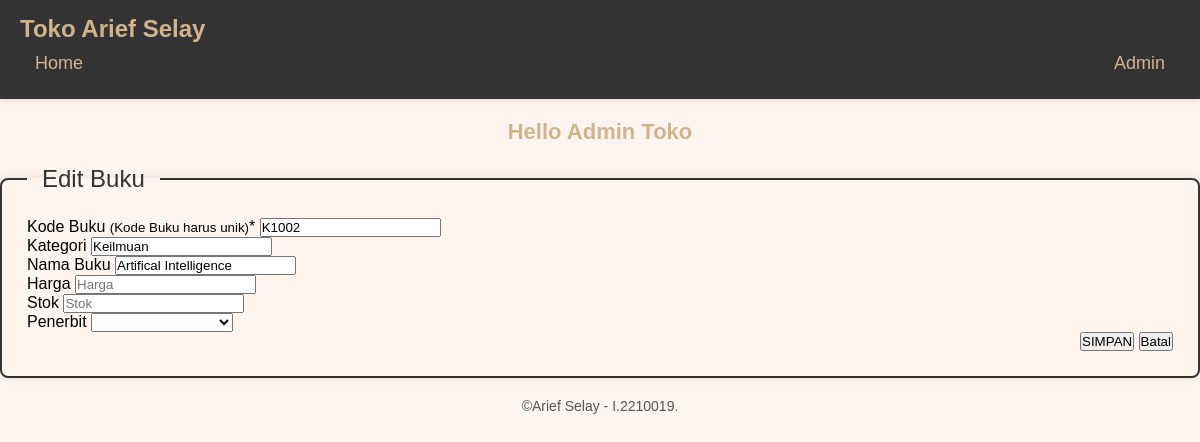
Page /form/edit_buku.php?ID_Buku=K1002 on the committed database.
### tables this page shows
CREATE TABLE `tb_buku` (
  `ID_Buku` varchar(25) NOT NULL,
  `Kategori` varchar(50) NOT NULL,
  `Nama_Buku` varchar(100) NOT NULL,
  `Harga` int(20) NOT NULL,
  `Stok` int(20) NOT NULL,
  `Penerbit` varchar(50) NOT NULL
);

### form/edit_buku.php (the view, shortened to what this page needs)
<!DOCTYPE html>
<html lang="en">
<head>
    <link rel="stylesheet" href="../css/form.css">
</head>
<body>
<nav class="navbar">
    <h1>Toko Arief Selay</h1>
    <div class="navbar-nav">
        <a href="../index.php">Home</a>
        <a href="../admin.php">Admin</a>
    </div>
    </nav>
    <div class="TypePengguna">
    <h2>Hello Admin Toko</h2>
    </div>
        <fieldset class="fiel_edit">
            <?php
                include '../proses/connection.php';
                $ID_Buku = $_GET['ID_Buku'];
                $query = "SELECT * FROM tb_buku WHERE ID_Buku='$ID_Buku'";
                $result = mysqli_query($koneksi, $query);
                $data = mysqli_fetch_assoc($result);
            ?>
            <legend>Edit Buku</legend>
            <form action="../proses/edit_proses.php" method="post">
                <div class="input">
                    <label>Kode Buku
                        <small>(Kode Buku harus unik)</small>*
                    </label>
                    <input type="text" name="ID_Buku" placeholder="Kode Buku" required value="<?php echo $data['ID_Buku'] ?>" readonly>
                </div>
                <div class="input">
                    <label>Kategori</label>
                    <input type="text" name="Kategori" placeholder="Kategori Buku" required value="<?php echo $data['Kategori'] ?>">
                </div>
                <div class="input">
                    <label>Nama Buku</label>
                    <input type="text" name="Nama_Buku" placeholder="Nama Buku" required value="<?php echo $data['Nama_Buku'] ?>">
                </div>
                <div class="input">
                    <label>Harga</label>
                    <input type="number" name="harga" placeholder="Harga" required value="<?php echo $data['harga'] ?>">
                </div>
                <div class="input">
                    <label>Stok</label>
                    <input type="number" name="stok" placeholder="Stok" required value="<?php echo $data['stok'] ?>">
                </div>
                <div class="input">
                    <label>Penerbit</label>
                    <select name="penerbit" placeholder="Penerbit" required>
                    <option value="<?php echo $data['penerbit']; ?>" hidden><?php echo $data['penerbit']; ?></option>
                        <?php
                        include 'connection.php';
                        $query = "SELECT * FROM tb_penerbit ORDER BY nama ASC";
                        $result = mysqli_query($koneksi, $query);
                        if (!$result) {
                            die("Query Error : " . mysqli_errno($koneksi) . " - " . mysqli_error($koneksi));
                        }else {
                            while($fetch = mysqli_fetch_array($result)){
                                ?>
                                <option value="<?php echo $fetch['nama']; ?>" hidden><?php echo $fetch['nama']; ?></option>
                                <?php
                            }
                        }
                        ?>
                    </select>
                </div>
                <div class="input" align="right">
                    <button type="submit" name="edit" onclick="return confirm('Apakah Anda yakin ingin mengubah buku?')">SIMPAN</button>
                    <button type="reset" onclick="window.location.href='admin.php'">Batal</button>
                </div>
            </form>
        </fieldset>
    <footer>
        <p>&copy;Arief Selay - I.2210019.</p>
    </footer>
</body>
</html>

### css/form.css (style rules this page uses)
* { margin: 0; padding: 0; box-sizing: border-box; font-family: "Poppins", sans-serif; }
body { background: seashell; }
nav { background-color: #333; padding: 15px 20px; box-shadow: 0px 2px 5px rgba(0, 0, 0, 0.1); }
nav h1 { font-size: 24px; margin: 0; color: tan; }
nav .navbar-nav { display: flex; justify-content: space-between; align-items: center; }
nav a { text-decoration: none; color: tan; font-size: 18px; padding: 10px 15px; border-radius: 5px; transition: background-color 0.3s, color 0.3s; }
.TypePengguna { text-align: center; margin-top: 20px; }
.TypePengguna h2 { font-size: 22px; color: tan; }
fieldset { border: 2px solid #333; padding: 25px; margin-top: 20px; border-radius: 8px; box-shadow: 0 0 10px rgba(0, 0, 0, 0.1); }
legend { font-size: 24px; padding: 0 15px; color: #333; }
footer { text-align: center; margin-top: 20px; }
footer p { font-size: 14px; color: #555; }

### rows in the picture
tb_buku: ID_Buku "K1002", Kategori "Keilmuan", Nama_Buku "Artifical Intelligence"
